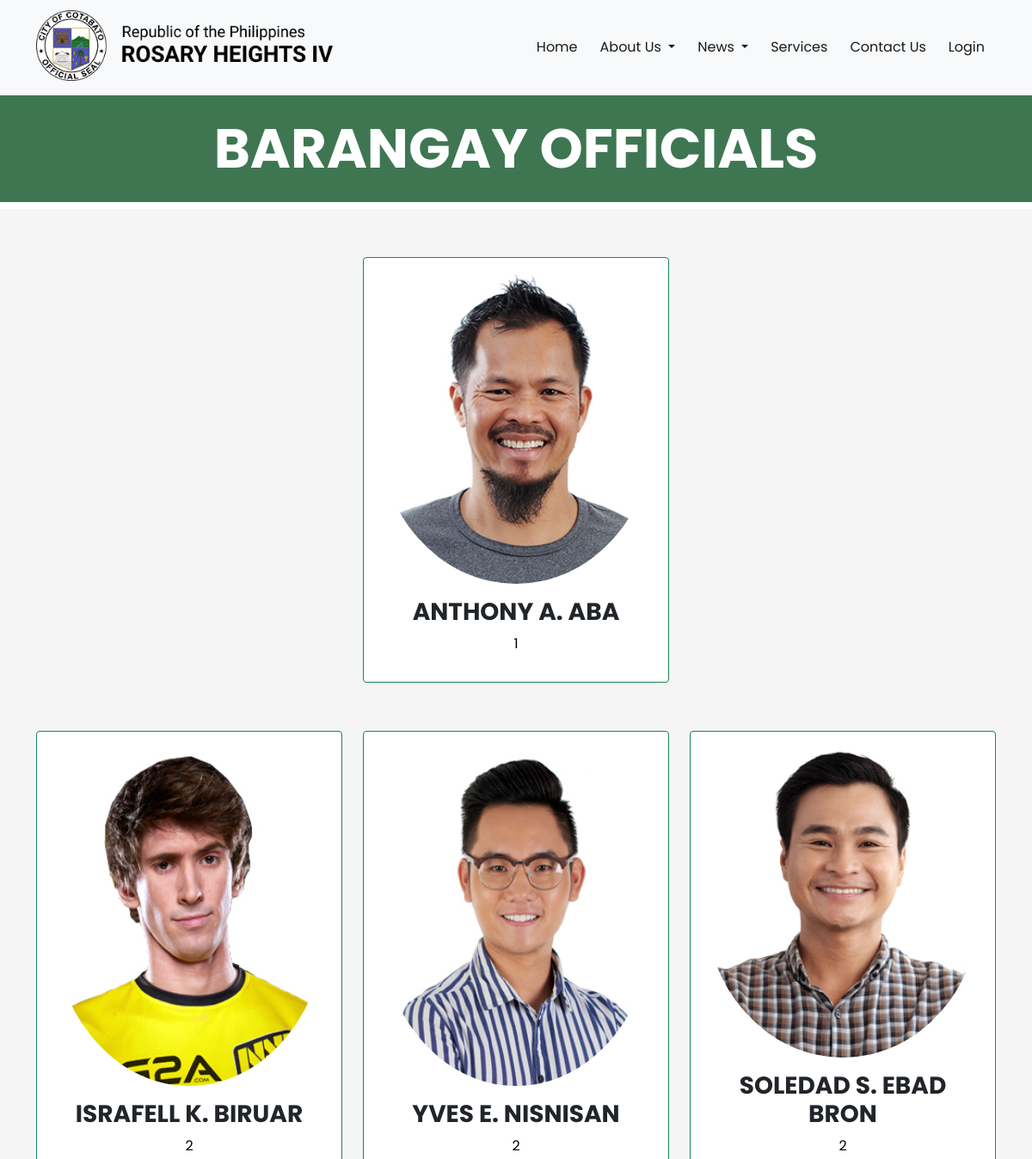
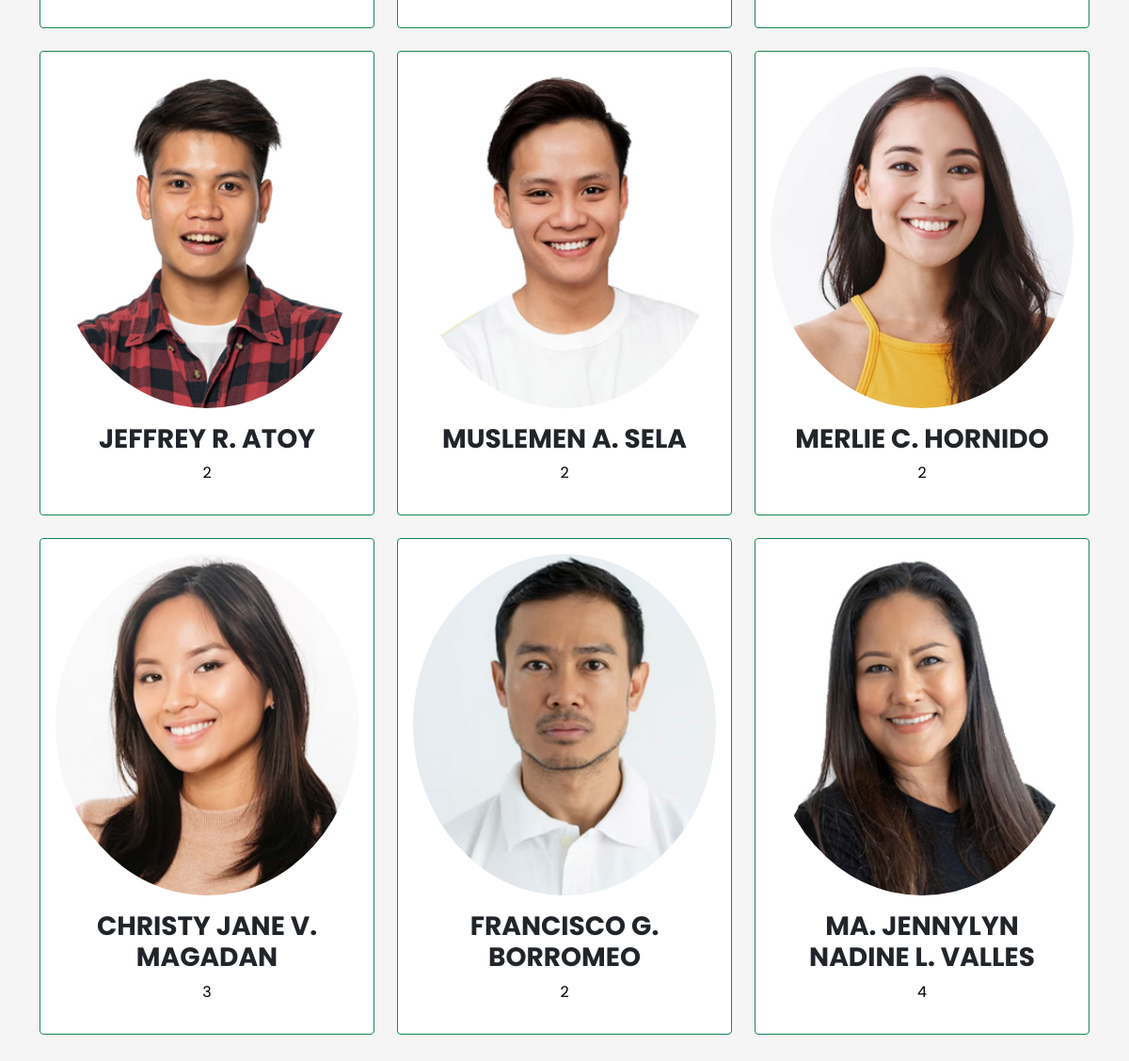
Page /officials.php on the committed database (2 pictures, top to bottom).
### tables this page shows
CREATE TABLE `officials` (
  `official_id` int(5) NOT NULL,
  `official_name` varchar(100) NOT NULL,
  `official_position` int(10) NOT NULL,
  `official_image` varchar(255) NOT NULL,
  `active` tinyint(1) NOT NULL DEFAULT 1
);

### officials.php (the view)
<?php
    include_once 'header.php';
?>
<div class="container-fluid" style="background-color: #3f7652">
    <h1 class="display-3 fw-bold p-4 text-center text-white">BARANGAY OFFICIALS</h1>
</div>
<div class="main">
    <section class="officials">
    <?php
        try {
            include_once 'includes/connect.inc.php';
            $sql = "SELECT * FROM officials WHERE official_position='1' AND active='1'";
            $q = $conn->query($sql);
            $q->setFetchMode(PDO::FETCH_ASSOC);
        } catch (PDOException $e) {
            die("Could not connect to the database $dbname :" . $e->getMessage());
        }
    ?>
    <div class="container pt-5">
        <div class="row row-cols-1 row-cols-md-3 g-4 pt-2 justify-content-center">
            <?php while ($row = $q->fetch()):
                $officialImageURL = 'assets/officials/'.$row["official_image"];
            ?>
                <div class="col">
                    <div class="card p-3 h-100 border-1 border-success">
                        <img src="<?php echo $officialImageURL; ?>" class="card-img-top rounded-circle h-100" alt="...">
                        <div class="card-body text-center">
                            <h3 class="card-title fw-bold"><?php echo $row['official_name']; ?></h3>
                            <p class="card-text"><?php echo $row['official_position']; ?></p>
                        </div>
                    </div>
                </div>
            <?php
                endwhile;
            ?>
        </div>
    </div>
    <?php
        try {
            include_once 'includes/connect.inc.php';
            $sql = "SELECT * FROM officials WHERE official_position!='1' AND active='1'";
            $q = $conn->query($sql);
            $q->setFetchMode(PDO::FETCH_ASSOC);
        } catch (PDOException $e) {
            die("Could not connect to the database $dbname :" . $e->getMessage());
        }
    ?>
    <div class="container py-5">
        <div class="row row-cols-1 row-cols-md-3 g-4 pt-2">
            <?php while ($row = $q->fetch()):
                $officialImageURL = 'assets/officials/'.$row["official_image"];
            ?>
                <div class="col">
                    <div class="card p-3 h-100 border-1 border-success">
                        <img src="<?php echo $officialImageURL; ?>" class="card-img-top rounded-circle  h-100" alt="...">
                        <div class="card-body text-center">
                            <h3 class="card-title fw-bold"><?php echo $row['official_name']; ?></h3>
                            <p class="card-text"><?php echo $row['official_position']; ?></p>
                        </div>
                    </div>
                </div>
            <?php
                endwhile;
            ?>
        </div>
    </div>
    </section>
</div>

### header.php (shortened to what this page needs)
<!DOCTYPE html>
<html lang="en">
<head>
    <link rel="stylesheet" type="text/css" href="css/style.css">
    <link rel="stylesheet" type="text/css" href="css/services.css">
    <link href="https://cdn.jsdelivr.net/npm/bootstrap@5.0.2/dist/css/bootstrap.min.css" rel="stylesheet">
</head>
<body>
    <nav class="navbar navbar-expand-lg navbar-light bg-light sticky-top border-bottom">
        <div class="container">
            <div class="col-6 col-sm-4 pt-1">
              <a class="navbar-brand" href="index.php"><img class="logo img-fluid mb-2" src="assets/logo-1.png" alt="RH IV Logo"></a>
            </div>
            <div class="collapse navbar-collapse" id="navbarSupportedContent">
                <ul class="navbar-nav ms-auto mb-2 mb-lg-0">
                    <li class="nav-item">
                        <a class="nav-link active text-center" aria-current="page" href="index.php">Home</a>
                    </li>
                    <li class="nav-item dropdown">
                        <a class="nav-link dropdown-toggle text-center active" href="#" id="navbarDropdown" role="button" data-bs-toggle="dropdown" aria-expanded="false">
                            About Us
                        </a>
                    </li>
                    <li class="nav-item dropdown">
                        <a class="nav-link dropdown-toggle text-center active" href="#" id="navbarDropdown" role="button" data-bs-toggle="dropdown" aria-expanded="false">
                            News
                        </a>
                    </li>
                    <li class="nav-item">
                        <a class="nav-link active text-center" aria-current="page" href="services.php">Services</a>
                    </li>
                    <li class="nav-item">
                        <a class="nav-link active text-center" aria-current="page" href="contact-us.php">Contact Us</a>
                    </li>
                    <li class="nav-item">
                        <a class="nav-link active text-center" aria-current="page" href="login.php">Login</a>
                    </li>
                </ul>
            </div>
        </div>
    </nav>

### css/style.css (style rules this page uses)
* { margin: 0; padding: 0; box-sizing: border-box; font-family: 'Poppins', sans-serif; }
.main { background-color: #f5f5f5; }
.nav-item { padding: 5px; }
.message-us-section h1, p { position: relative; color: black; }

### rows in the picture
officials: official_image (picture), official_name "ANTHONY A. ABA", official_position "1"
officials: official_image (picture), official_name "ISRAFELL K. BIRUAR", official_position "2"
officials: official_image (picture), official_name "YVES E. NISNISAN", official_position "2"
officials: official_image (picture), official_name "SOLEDAD S. EBAD BRON", official_position "2"
officials: official_image (picture), official_name "JEFFREY R. ATOY", official_position "2"
officials: official_image (picture), official_name "MUSLEMEN A. SELA", official_position "2"
officials: official_image (picture), official_name "MERLIE C. HORNIDO", official_position "2"
officials: official_image (picture), official_name "CHRISTY JANE V. MAGADAN", official_position "3"
officials: official_image (picture), official_name "FRANCISCO G. BORROMEO", official_position "2"
officials: official_image (picture), official_name "MA. JENNYLYN NADINE L. VALLES", official_position "4"
